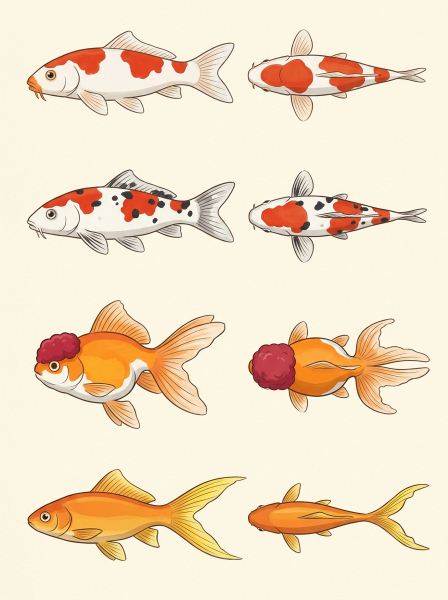
#> input picture design-inspos/concept-koi-goldfish-turnarounds.jpg, 896 x 1200 px (shown at 1/2 size); its folder holds 4 pictures in this run
$ python build_sprite_atlases.py
#> lines starting #> are read from the running program, lines starting #| are printed output that depends on the picture
"""
Build clean, zero-halo transparent RGBA sprite sheets, individual normalized poses,
synthetic multi-frame swim/glide cycles across all growth phases, and JSON atlases
from Oceanica's Studio Ghibli cel-gouache concept & action sheets.
"""
from __future__ import annotations

import json
import math
from pathlib import Path
from typing import Callable

import cv2
import numpy as np
from PIL import Image, ImageDraw

ROOT = Path(__file__).resolve().parents[1]
RAW = ROOT / "design-inspos" / "raw-sheets"
INSPO = ROOT / "design-inspos"
OUT_SPRITES = ROOT / "public" / "assets" / "sprites"
OUT_POSES = OUT_SPRITES / "poses"
OUT_SHEETS = OUT_SPRITES / "sheets"
OUT_QA = ROOT / "design-inspos" / "qa-contact"

for d in (OUT_SPRITES, OUT_POSES, OUT_SHEETS, OUT_QA):
    d.mkdir(parents=True, exist_ok=True)


# [216 lines left out: functions extract_clean_rgba, crop_tight, rotate_rgba, fit_to_cell, warp_swim_frame, warp_snail_glide_frame, not called in this run]


def crop_rect(img: np.ndarray, rx0: float, ry0: float, rx1: float, ry1: float) -> np.ndarray:
    h, w = img.shape[:2]
    return img[int(h * ry0) : int(h * ry1), int(w * rx0) : int(w * rx1)]


# [32 lines left out: functions remove_isolated_right_speck, make_juvenile_comet_side, not called in this run]


def build_all() -> None:
    # Load all source sheets
    im_koi_gf = cv2.imread(str(INSPO / "concept-koi-goldfish-turnarounds.jpg"))
#> im_koi_gf is the input picture: shape (1200, 896, 3); mean B, G, R 199.3, 224.4, 242.2
    im_betta_sn = cv2.imread(str(INSPO / "concept-betta-snails-turnarounds.jpg"))
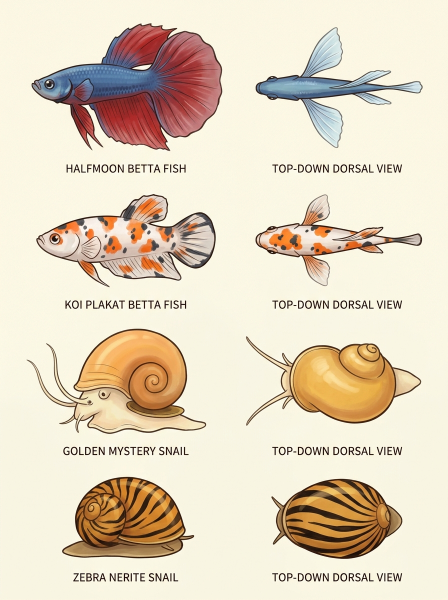
#> input picture design-inspos/concept-betta-snails-turnarounds.jpg, 896 x 1200 px (shown at 1/2 size)
#> im_betta_sn is the input picture: shape (1200, 896, 3); mean B, G, R 192.2, 214, 227.2
    im_props = cv2.imread(str(INSPO / "concept-botanical-decor-props.jpg"))
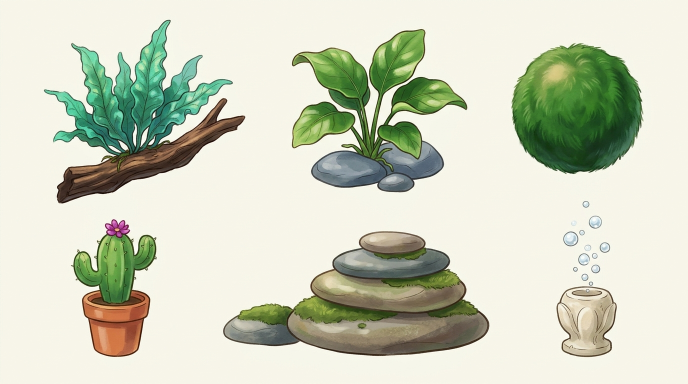
#> input picture design-inspos/concept-botanical-decor-props.jpg, 1376 x 768 px (shown at 1/2 size)
#> im_props is the input picture: shape (768, 1376, 3); mean B, G, R 190.7, 210.7, 205.8
    im_hm_top = cv2.imread(str(RAW / "halfmoon_betta_top.jpg"))
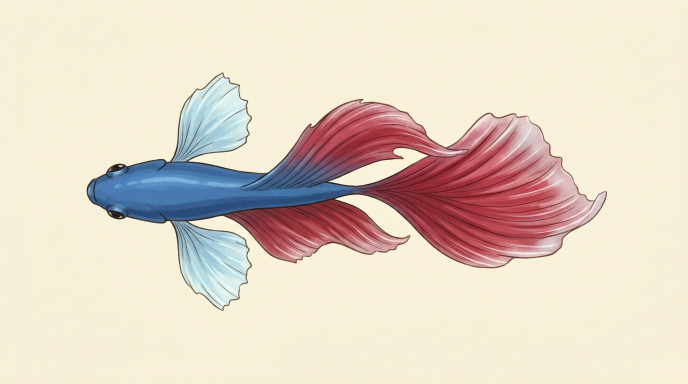
#> input picture design-inspos/raw-sheets/halfmoon_betta_top.jpg, 1376 x 768 px (shown at 1/2 size)
#> im_hm_top is the input picture: shape (768, 1376, 3); mean B, G, R 197.8, 213.1, 226.8
    im_modular = cv2.imread(str(RAW / "custom_fish_modular_sheet.jpg"))
    im_koi_grow = cv2.imread(str(RAW / "sheet_koi_growth.jpg"))
    im_betta_grow = cv2.imread(str(RAW / "sheet_betta_growth.jpg"))
    im_gf_grow = cv2.imread(str(RAW / "sheet_goldfish_growth.jpg"))
    im_sn_grow = cv2.imread(str(RAW / "sheet_snails_growth.jpg"))
    im_koi_act = cv2.imread(str(RAW / "sheet_koi_comet_actions.jpg"))
    im_betta_act = cv2.imread(str(RAW / "sheet_betta_actions.jpg"))
    im_oranda_act = cv2.imread(str(RAW / "sheet_oranda_snail_actions.jpg"))

    def ex(im: np.ndarray, rx0: float, ry0: float, rx1: float, ry1: float, **kw) -> np.ndarray:
        return crop_tight(extract_clean_rgba(crop_rect(im, rx0, ry0, rx1, ry1), **kw), pad=6)

    # 1. Extract canonical base sprites per species (NOSE LEFT -X)
    # Turnaround crops carefully above text lines in concept-betta-snails & sheet_oranda_snail_actions
    raw_poses: dict[str, dict[str, np.ndarray]] = {
        "koi_kohaku": {
            "fry_side": ex(im_koi_grow, 0.0, 0.0, 0.32, 0.31, keep_largest_only=True),
            "fry_top": ex(im_koi_grow, 0.0, 0.33, 0.32, 0.65, keep_largest_only=True),
            "juvenile_side": ex(im_koi_grow, 0.32, 0.0, 0.64, 0.31, keep_largest_only=True),
            "juvenile_top": ex(im_koi_grow, 0.32, 0.33, 0.64, 0.65, keep_largest_only=True),
            "adult_side": ex(im_koi_gf, 0.0, 0.02, 0.54, 0.25, keep_largest_only=True),
            "adult_top": ex(im_koi_gf, 0.54, 0.02, 1.0, 0.25, keep_largest_only=True),
            "eat_side": ex(im_koi_act, 0.0, 0.0, 0.33, 0.35, keep_largest_only=True),
            "scavenge_side": ex(im_koi_act, 0.33, 0.0, 0.655, 0.35, keep_largest_only=True),
            "turn_left_top": rotate_rgba(ex(im_koi_act, 0.0, 0.35, 0.34, 1.0, keep_largest_only=True), -90),
            "turn_right_top": rotate_rgba(ex(im_koi_act, 0.34, 0.35, 0.67, 1.0, keep_largest_only=True), -90),
        },
        "koi_sanke": {
            "fry_side": ex(im_koi_grow, 0.0, 0.0, 0.32, 0.31, keep_largest_only=True),
            "fry_top": ex(im_koi_grow, 0.0, 0.33, 0.32, 0.65, keep_largest_only=True),
            "juvenile_side": ex(im_koi_grow, 0.645, 0.0, 1.0, 0.31, keep_largest_only=True),
            "juvenile_top": ex(im_koi_grow, 0.645, 0.33, 1.0, 0.65, keep_largest_only=True),
            "adult_side": ex(im_koi_gf, 0.0, 0.25, 0.54, 0.49, keep_largest_only=True),
            "adult_top": ex(im_koi_gf, 0.54, 0.25, 1.0, 0.49, keep_largest_only=True),
        },
        "betta_halfmoon": {
            "fry_side": ex(im_betta_grow, 0.0, 0.0, 0.32, 0.34, keep_largest_only=True),
            "fry_top": ex(im_betta_grow, 0.0, 0.34, 0.32, 0.66, keep_largest_only=True),
            "juvenile_side": ex(im_betta_grow, 0.32, 0.0, 0.66, 0.35, keep_largest_only=True),
            "juvenile_top": ex(im_betta_grow, 0.32, 0.34, 0.665, 0.65, keep_largest_only=True),
            "adult_side": ex(im_betta_sn, 0.0, 0.02, 0.50, 0.265, keep_largest_only=True),
            "adult_top": ex(im_hm_top, 0.05, 0.05, 0.95, 0.95, keep_largest_only=True),
            "flare_side": cv2.flip(ex(im_betta_act, 0.0, 0.0, 0.35, 0.48, keep_largest_only=True), 1),
            "surface_gulp_side": ex(im_betta_act, 0.34, 0.0, 0.655, 0.48, keep_largest_only=True),
            "rest_side": ex(im_betta_act, 0.67, 0.0, 1.0, 0.48, keep_largest_only=True),
            "scurve_top": rotate_rgba(ex(im_betta_act, 0.34, 0.48, 0.68, 1.0, keep_largest_only=True), 95),
            "flare_top": rotate_rgba(ex(im_betta_act, 0.67, 0.48, 1.0, 1.0, keep_largest_only=True), -90),
            "glide_alt_top": ex(im_betta_grow, 0.32, 0.65, 0.665, 1.0, keep_largest_only=True),
        },
        "betta_plakat": {
            "fry_side": ex(im_betta_grow, 0.0, 0.0, 0.32, 0.34, keep_largest_only=True),
            "fry_top": ex(im_betta_grow, 0.0, 0.34, 0.32, 0.66, keep_largest_only=True),
            "juvenile_side": ex(im_betta_grow, 0.66, 0.0, 1.0, 0.35, keep_largest_only=True),
            "juvenile_top": ex(im_betta_grow, 0.66, 0.34, 1.0, 0.65, keep_largest_only=True),
            "subadult_top": ex(im_betta_grow, 0.66, 0.65, 1.0, 1.0, keep_largest_only=True),
            "adult_side": ex(im_betta_sn, 0.0, 0.30, 0.50, 0.50, keep_largest_only=True),
            "adult_top": ex(im_betta_sn, 0.50, 0.30, 1.0, 0.50, keep_largest_only=True),
            "eat_side": remove_isolated_right_speck(
                cv2.flip(ex(im_betta_act, 0.0, 0.48, 0.35, 1.0), 1), min_ratio=0.04
            ),
        },
        "goldfish_oranda": {
            "fry_side": ex(im_gf_grow, 0.0, 0.0, 0.34, 0.34, keep_largest_only=True),
            "fry_top": ex(im_gf_grow, 0.0, 0.34, 0.34, 0.66, keep_largest_only=True),
            "juvenile_side": ex(im_gf_grow, 0.33, 0.0, 0.67, 0.34, keep_largest_only=True),
            "juvenile_calico_side": ex(im_gf_grow, 0.33, 0.33, 0.67, 0.68, keep_largest_only=True),
            "juvenile_top": ex(im_gf_grow, 0.33, 0.66, 0.67, 1.0, keep_largest_only=True),
            "subadult_smooth_top": ex(im_gf_grow, 0.0, 0.66, 0.34, 1.0, keep_largest_only=True),
            "adult_side": ex(im_koi_gf, 0.0, 0.49, 0.54, 0.74, keep_largest_only=True),
            "adult_top": ex(im_koi_gf, 0.54, 0.49, 1.0, 0.74, keep_largest_only=True),
            "eat_side": ex(im_oranda_act, 0.0, 0.0, 0.35, 0.39, keep_largest_only=True),
            "flex_side": ex(im_oranda_act, 0.66, 0.50, 1.0, 0.89, keep_largest_only=True),
            "waddle_top": rotate_rgba(ex(im_koi_act, 0.67, 0.35, 1.0, 1.0, keep_largest_only=True), -90),
        },
        "goldfish_comet": {
            "fry_side": ex(im_gf_grow, 0.66, 0.0, 1.0, 0.34, keep_largest_only=True),
            "fry_top": ex(im_gf_grow, 0.66, 0.34, 1.0, 0.66, keep_largest_only=True),
            "juvenile_top": ex(im_gf_grow, 0.66, 0.66, 1.0, 1.0, keep_largest_only=True),
            "adult_side": ex(im_koi_gf, 0.0, 0.74, 0.54, 0.99, keep_largest_only=True),
            "adult_top": ex(im_koi_gf, 0.545, 0.74, 1.0, 0.99, keep_largest_only=True),
            "sprint_side": ex(im_koi_act, 0.65, 0.0, 1.0, 0.35, keep_largest_only=True),
        },
        "snail_mystery": {
            "fry_side": ex(im_sn_grow, 0.0, 0.0, 0.32, 0.50, keep_largest_only=True),
            "fry_top": cv2.flip(ex(im_sn_grow, 0.0, 0.50, 0.32, 1.0, keep_largest_only=True), 1),
            "juvenile_side": ex(im_sn_grow, 0.31, 0.0, 0.68, 0.50, keep_largest_only=True),
            "juvenile_top": cv2.flip(ex(im_sn_grow, 0.32, 0.50, 0.68, 1.0, keep_largest_only=True), 1),
            "adult_side": ex(im_betta_sn, 0.0, 0.53, 0.48, 0.74, keep_largest_only=True),
            "adult_top": ex(im_betta_sn, 0.48, 0.53, 1.0, 0.74, keep_largest_only=True),
            "siphon_side": cv2.flip(ex(im_oranda_act, 0.36, 0.0, 0.655, 0.39, keep_largest_only=True), 1),
            "parasnail_side": ex(im_oranda_act, 0.67, 0.0, 1.0, 0.39, keep_largest_only=True),
            "tuck_side": ex(im_oranda_act, 0.0, 0.50, 0.34, 0.89, keep_largest_only=True),
        },
        "snail_nerite": {
            "fry_side": cv2.resize(
                ex(im_sn_grow, 0.68, 0.0, 1.0, 0.50, keep_largest_only=True),
                (0, 0), fx=0.72, fy=0.72, interpolation=cv2.INTER_AREA
            ),
            "fry_top": cv2.resize(
                cv2.flip(ex(im_sn_grow, 0.68, 0.50, 1.0, 1.0, keep_largest_only=True), 1),
                (0, 0), fx=0.72, fy=0.72, interpolation=cv2.INTER_AREA
            ),
            "juvenile_side": ex(im_sn_grow, 0.68, 0.0, 1.0, 0.50, keep_largest_only=True),
            "juvenile_top": cv2.flip(ex(im_sn_grow, 0.68, 0.50, 1.0, 1.0, keep_largest_only=True), 1),
            "adult_side": ex(im_betta_sn, 0.0, 0.77, 0.48, 0.96, keep_largest_only=True),
            "adult_top": ex(im_betta_sn, 0.48, 0.77, 1.0, 0.96, keep_largest_only=True),
            "graze_side": cv2.flip(ex(im_oranda_act, 0.34, 0.50, 0.68, 0.89, keep_largest_only=True), 1),
        },
    }

    # Add juvenile_side for Comet directly from adult_side with sleeker youth fin
    raw_poses["goldfish_comet"]["juvenile_side"] = make_juvenile_comet_side(
        raw_poses["goldfish_comet"]["adult_side"]
    )

    # Botanical Decor Props (enable neutral paper pocket cleanup inside stems/leaves!)
    decor_poses: dict[str, np.ndarray] = {
        "java_fern": ex(im_props, 0.02, 0.02, 0.37, 0.53, clean_neutral_holes=True),
        "anubias": ex(im_props, 0.37, 0.02, 0.72, 0.52, clean_neutral_holes=True),
        "moss_ball": ex(im_props, 0.72, 0.02, 0.98, 0.50),
        "cactus": ex(im_props, 0.04, 0.53, 0.30, 0.98),
        "driftwood_stones": ex(im_props, 0.30, 0.53, 0.73, 0.98, clean_neutral_holes=True),
        "bubbler": crop_tight(
            extract_clean_rgba(
                crop_rect(im_props, 0.75, 0.46, 0.96, 0.97), min_comp_area=12
            ),
            pad=6,
        ),
    }

    # Custom Fish Modular Parts
    modular_poses: dict[str, np.ndarray] = {
        "body_fusiform_side": ex(im_modular, 0.02, 0.03, 0.35, 0.35),
        "body_compressiform_side": ex(im_modular, 0.35, 0.03, 0.66, 0.35),
        "body_globiform_side": ex(im_modular, 0.66, 0.03, 0.98, 0.35),
        "body_fusiform_top": ex(im_modular, 0.02, 0.35, 0.35, 0.63),
        "body_compressiform_top": ex(im_modular, 0.35, 0.35, 0.66, 0.63),
        "body_globiform_top": ex(im_modular, 0.66, 0.35, 0.98, 0.63),
        "tail_halfmoon": ex(im_modular, 0.03, 0.63, 0.28, 0.98),
        "tail_crowntail": ex(im_modular, 0.28, 0.63, 0.53, 0.98),
        "tail_forked": ex(im_modular, 0.53, 0.63, 0.77, 0.98),
        "tail_double": ex(im_modular, 0.77, 0.63, 0.97, 0.98),
    }

    # 2. Build dynamic per-species Sprite Sheets + JSON Atlas Manifest
    CELL_W, CELL_H = 256, 176
    SWIM_FRAMES = 6
    GLIDE_FRAMES = 4
    atlas_manifest: dict[str, object] = {
        "version": 1,
        "artStyle": "Studio Ghibli Cel-Gouache (Sunlit Conservatory)",
        "cellSize": {"width": CELL_W, "height": CELL_H},
        "canonicalDirection": "left (-X)",
        "species": {},
        "decor": {},
        "customModular": {},
    }

    for sp_id, base_map in raw_poses.items():
        sp_dir = OUT_POSES / sp_id
        sp_dir.mkdir(parents=True, exist_ok=True)
        is_snail = sp_id.startswith("snail_")
        n_loop = GLIDE_FRAMES if is_snail else SWIM_FRAMES

        # Save all raw high-res individual poses first
        for pose_name, rgba in base_map.items():
            Image.fromarray(rgba, "RGBA").save(sp_dir / f"{pose_name}.png")

        # Build rows for the packed dynamic species sheet
        rows: list[tuple[str, list[tuple[str, np.ndarray]]]] = []
        for phase in ("fry", "juvenile", "adult"):
            amp = 0.72 if phase == "fry" else (0.9 if phase == "juvenile" else 1.0)
            for ang in ("side", "top"):
                src = base_map[f"{phase}_{ang}"]
                norm_base = fit_to_cell(src, CELL_W, CELL_H, margin=14)
                frames: list[tuple[str, np.ndarray]] = []
                for idx in range(n_loop):
                    theta = (idx / n_loop) * 2.0 * math.pi
                    frame_rgba = (
                        warp_snail_glide_frame(norm_base, theta, ang)
                        if is_snail
                        else warp_swim_frame(norm_base, theta, ang, amp_scale=amp)
                    )
                    frame_name = f"{phase}_{ang}_{'glide' if is_snail else 'swim'}_{idx}"
                    frames.append((frame_name, frame_rgba))
                rows.append((f"{phase}_{ang}_{'glide' if is_snail else 'swim'}", frames))

        # Behavior / action poses row
        action_keys = [
            k
            for k in base_map.keys()
            if not any(k.startswith(f"{p}_{a}") for p in ("fry", "juvenile", "adult") for a in ("side", "top"))
        ]
        if action_keys:
            for start in range(0, len(action_keys), n_loop):
                chunk = action_keys[start : start + n_loop]
                frames = [(k, fit_to_cell(base_map[k], CELL_W, CELL_H, margin=14)) for k in chunk]
                rows.append((f"behaviors_{start // n_loop}", frames))

        # Render packed PNG sheet
        cols = n_loop
        sheet_w = cols * CELL_W
        sheet_h = len(rows) * CELL_H
        sheet = Image.new("RGBA", (sheet_w, sheet_h), (0, 0, 0, 0))
        sp_meta: dict[str, object] = {
            "sheet": f"sheets/{sp_id}_spritesheet.png",
            "sheetSize": {"width": sheet_w, "height": sheet_h},
            "growthPhases": {
                "fry": {"minGrowth": 0.0, "maxGrowth": 0.35, "scaleMultiplier": 0.48},
                "juvenile": {"minGrowth": 0.35, "maxGrowth": 0.75, "scaleMultiplier": 0.74},
                "adult": {"minGrowth": 0.75, "maxGrowth": 1.0, "scaleMultiplier": 1.0},
            },
            "angles": ["side", "top"],
            "animations": {},
            "frames": {},
        }

        for r_idx, (anim_name, frame_list) in enumerate(rows):
            frame_ids = []
            for c_idx, (frame_id, f_rgba) in enumerate(frame_list):
                x = c_idx * CELL_W
                y = r_idx * CELL_H
                sheet.paste(Image.fromarray(f_rgba, "RGBA"), (x, y))
                frame_ids.append(frame_id)
                sp_meta["frames"][frame_id] = {
                    "x": x,
                    "y": y,
                    "w": CELL_W,
                    "h": CELL_H,
                    "row": r_idx,
                    "col": c_idx,
                }
            sp_meta["animations"][anim_name] = {
                "frames": frame_ids,
                "fps": 6 if is_snail else 10,
                "loop": not anim_name.startswith("behaviors_"),
            }

        sheet_path = OUT_SHEETS / f"{sp_id}_spritesheet.png"
        sheet.save(sheet_path)
        atlas_manifest["species"][sp_id] = sp_meta

    # Pack Botanical Props Sheet
    PROP_CELL = 320
    prop_sheet = Image.new("RGBA", (PROP_CELL * 3, PROP_CELL * 2), (0, 0, 0, 0))
    prop_dir = OUT_POSES / "decor"
    prop_dir.mkdir(parents=True, exist_ok=True)
    for idx, (pid, rgba) in enumerate(decor_poses.items()):
        Image.fromarray(rgba, "RGBA").save(prop_dir / f"{pid}.png")
        norm = fit_to_cell(rgba, PROP_CELL, PROP_CELL, margin=14)
        col, row = idx % 3, idx // 3
        prop_sheet.paste(Image.fromarray(norm, "RGBA"), (col * PROP_CELL, row * PROP_CELL))
        atlas_manifest["decor"][pid] = {
            "file": f"poses/decor/{pid}.png",
            "x": col * PROP_CELL,
            "y": row * PROP_CELL,
            "w": PROP_CELL,
            "h": PROP_CELL,
        }
    prop_sheet.save(OUT_SHEETS / "botanical_props_spritesheet.png")

    # Pack Custom Fish Modular Sheet
    MOD_W, MOD_H = 256, 176
    mod_sheet = Image.new("RGBA", (MOD_W * 4, MOD_H * 3), (0, 0, 0, 0))
    mod_dir = OUT_POSES / "custom_modular"
    mod_dir.mkdir(parents=True, exist_ok=True)
    mod_grid = [
        ("body_fusiform_side", 0, 0),
        ("body_compressiform_side", 0, 1),
        ("body_globiform_side", 0, 2),
        ("body_fusiform_top", 1, 0),
        ("body_compressiform_top", 1, 1),
        ("body_globiform_top", 1, 2),
        ("tail_halfmoon", 2, 0),
        ("tail_crowntail", 2, 1),
        ("tail_forked", 2, 2),
        ("tail_double", 2, 3),
    ]
    for mid, r, c in mod_grid:
        rgba = modular_poses[mid]
        Image.fromarray(rgba, "RGBA").save(mod_dir / f"{mid}.png")
        norm = fit_to_cell(rgba, MOD_W, MOD_H, margin=12)
        mod_sheet.paste(Image.fromarray(norm, "RGBA"), (c * MOD_W, r * MOD_H))
        atlas_manifest["customModular"][mid] = {
            "file": f"poses/custom_modular/{mid}.png",
            "x": c * MOD_W,
            "y": r * MOD_H,
            "w": MOD_W,
            "h": MOD_H,
        }
    mod_sheet.save(OUT_SHEETS / "custom_fish_modular_spritesheet.png")

    (OUT_SPRITES / "atlas.json").write_text(json.dumps(atlas_manifest, indent=2), encoding="utf-8")

    # 3. Generate readable checkerboard QA previews so we verify clean alpha & orientation visually
    for png in sorted(OUT_SHEETS.glob("*.png")):
        sp = Image.open(png).convert("RGBA")
        # Composite onto soft sky-blue/checkerboard watercolor water swatch to detect ANY halos/orientation bugs
        w, h = sp.size
        bg = Image.new("RGBA", (w, h), (195, 232, 228, 255))
        draw = ImageDraw.Draw(bg)
        tile = 32
        for y in range(0, h, tile):
            for x in range(0, w, tile):
                if ((x // tile) + (y // tile)) % 2 == 0:
                    draw.rectangle([x, y, x + tile, y + tile], fill=(210, 240, 236, 255))
        for x in range(0, w, CELL_W if "props" not in png.name else PROP_CELL):
            draw.line([(x, 0), (x, h)], fill=(120, 165, 165, 110), width=1)
        for y in range(0, h, CELL_H if "props" not in png.name else PROP_CELL):
            draw.line([(0, y), (w, y)], fill=(120, 165, 165, 110), width=1)
        bg.alpha_composite(sp)
        bg.convert("RGB").save(OUT_QA / f"qa_{png.stem}.jpg", quality=92)

    total_frames = sum(len(s["frames"]) for s in atlas_manifest["species"].values())
    print(
        f"Built {len(atlas_manifest['species'])} species sheets ({total_frames} frames), "
        f"{len(atlas_manifest['decor'])} botanical props, "
        f"{len(atlas_manifest['customModular'])} modular custom parts."
    )


if __name__ == "__main__":
#> (the run stopped early here; a loop or call above may not have finished)
